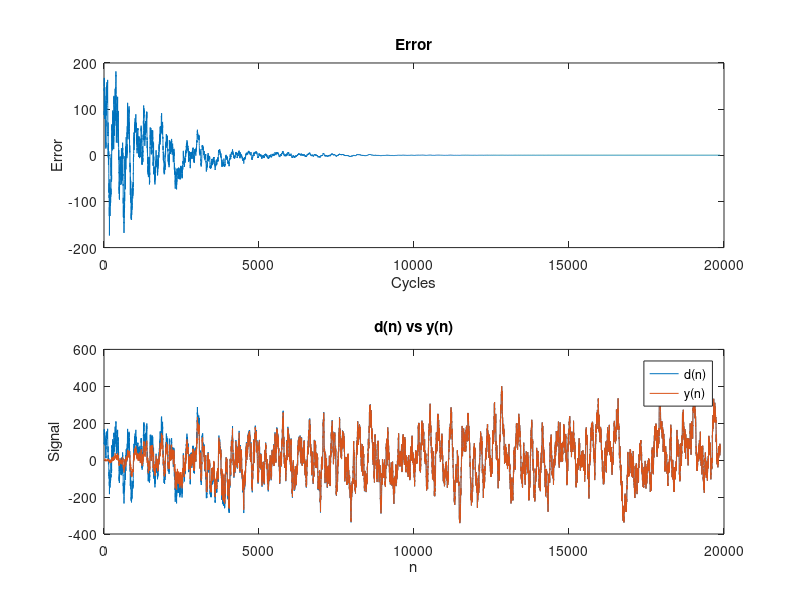
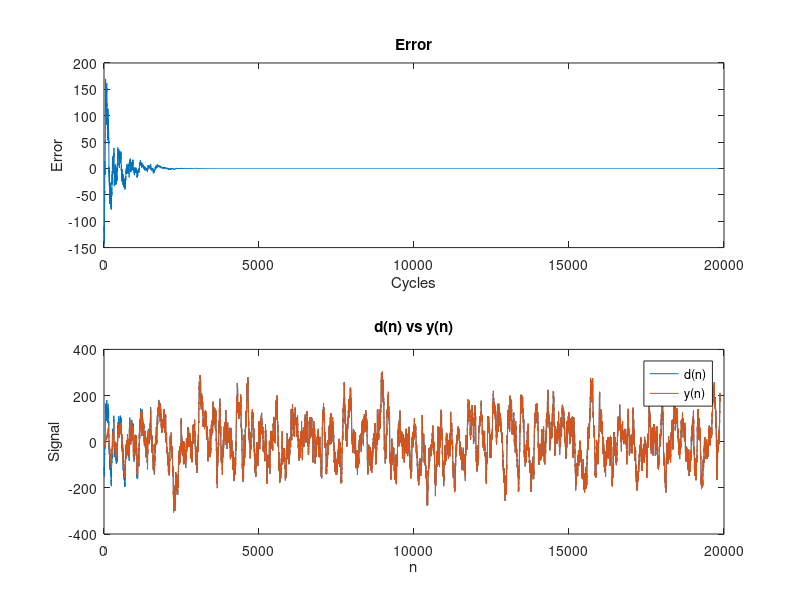
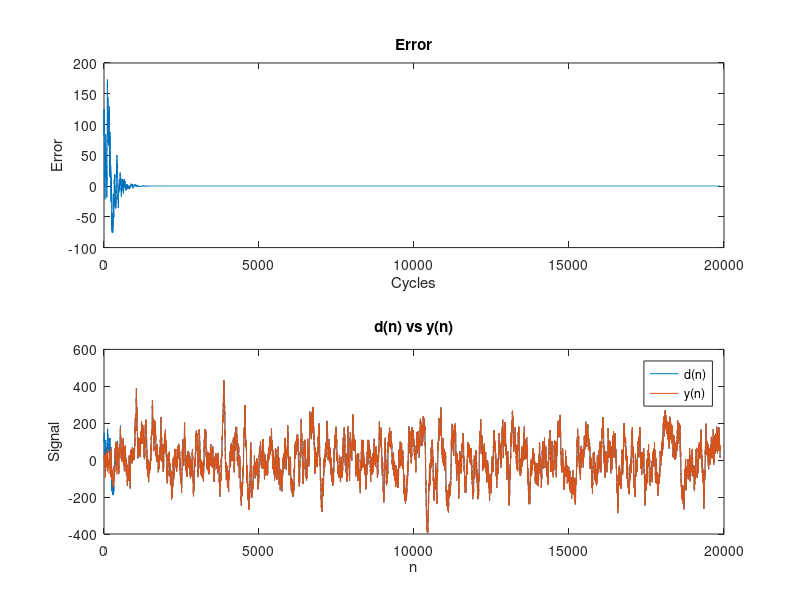
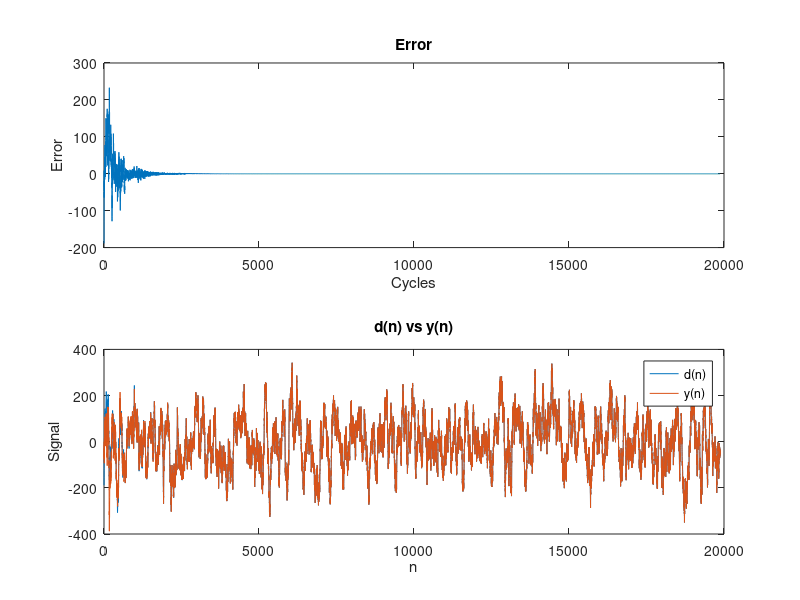

Recreate these plots in MATLAB, in order.

u= [0.01 0.05 0.1 0.2 0.3]; %for different step sizes

for j = 1:length(u)      
    M=128;      %number of filter weights

    %generating a random signal for noise
    N=20000; 
    x=randn(N,1);
    x=x/max(x); 

    uOG = u(j);  %selecting step size

    %defining a transfer function for the acoustic path taken by the
    %noise
    P=0.5*[0:127]; 
    d=conv(P,x); 

    %initializing adaptive filter wights, filter output and error
    W=zeros(M,1);  
    y=zeros(N,1);
    e=zeros(N,1);

    x=x(:);
    d=d(:);
    
    %lms algorithm for adaptive filter weights
    for n=M:N
        xvec=x(n:-1:n-M+1); 
        y(n)=W'*xvec;
        e(n)=d(n)-y(n); 
        W=W+uOG*xvec*e(n);
    end
    
    %for generating plots
    figure;
    subplot(2,1,1)
    plot(e(M:N));
    title('Error');
    ylabel('Error');
    xlabel('Cycles');
    subplot(2,1,2)
    plot(d(M:N));
    xlabel('n');
    ylabel('Signal');
    title('d(n) vs y(n)');
    hold on
    plot(y(M:N));
    legend('d(n)','y(n)')
end


